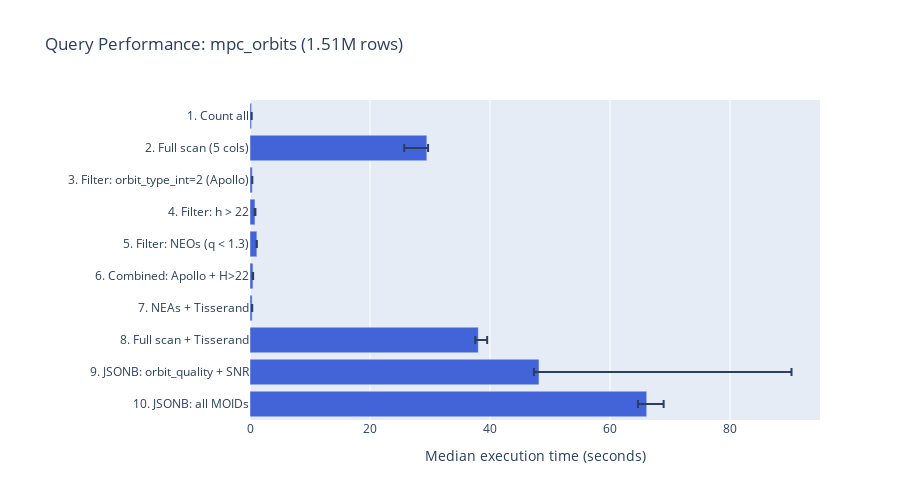

Notebook code cell kept with this figure:
### Markdown cell above
## 3. Query Time Bar Chart

### Code cell
fig = go.Figure()

fig.add_trace(go.Bar(
    y=timing_df["label"],
    x=timing_df["median_sec"],
    orientation="h",
    error_x=dict(
        type="data",
        symmetric=False,
        array=(timing_df["q75_sec"] - timing_df["median_sec"]).tolist(),
        arrayminus=(timing_df["median_sec"] - timing_df["q25_sec"]).tolist(),
    ),
    marker_color="#4363d8",
    hovertemplate="%{y}<br>Median: %{x:.3f}s<br>Rows: %{customdata:,}<extra></extra>",
    customdata=timing_df["row_count"],
))

fig.update_layout(
    title="Query Performance: mpc_orbits (1.51M rows)",
    xaxis_title="Median execution time (seconds)",
    yaxis=dict(autorange="reversed"),
    height=500,
    margin=dict(l=250),
)
fig.show()

### Figure 1 — Plotly figure (JSON) as saved in the notebook; plotly's stock layout.template omitted (floating-point values rounded to 4 significant figures)
{"data": [{"customdata": [1, 1515621, 4601, 30475, 41015, 2384, 8549, 1515621, 1515621, 1515621], "error_x": {"array": [0.02021, 0.2074, 0.002063, 0.07729, 0.0003382, 0.02537, 0.01741, 1.47, 42.08, 2.816], "arrayminus": [0.001477, 3.77, 0.002742, 0.04048, 0.04688, 0.01862, 0.005328, 0.5142, 0.8383, 1.458], "symmetric": false, "type": "data"}, "hovertemplate": "%{y}<br>Median: %{x:.3f}s<br>Rows: %{customdata:,}<extra></extra>", "marker": {"color": "#4363d8"}, "orientation": "h", "type": "bar", "x": [0.2629, 29.47, 0.3791, 0.8263, 1.145, 0.4932, 0.3546, 38.05, 48.16, 66.11], "y": ["1. Count all", "2. Full scan (5 cols)", "3. Filter: orbit_type_int=2 (Apollo)", "4. Filter: h > 22", "5. Filter: NEOs (q < 1.3)", "6. Combined: Apollo + H>22", "7. NEAs + Tisserand", "8. Full scan + Tisserand", "9. JSONB: orbit_quality + SNR", "10. JSONB: all MOIDs"]}], "layout": {"height": 500, "margin": {"l": 250}, "title": {"text": "Query Performance: mpc_orbits (1.51M rows)"}, "xaxis": {"title": {"text": "Median execution time (seconds)"}}, "yaxis": {"autorange": "reversed"}}}
